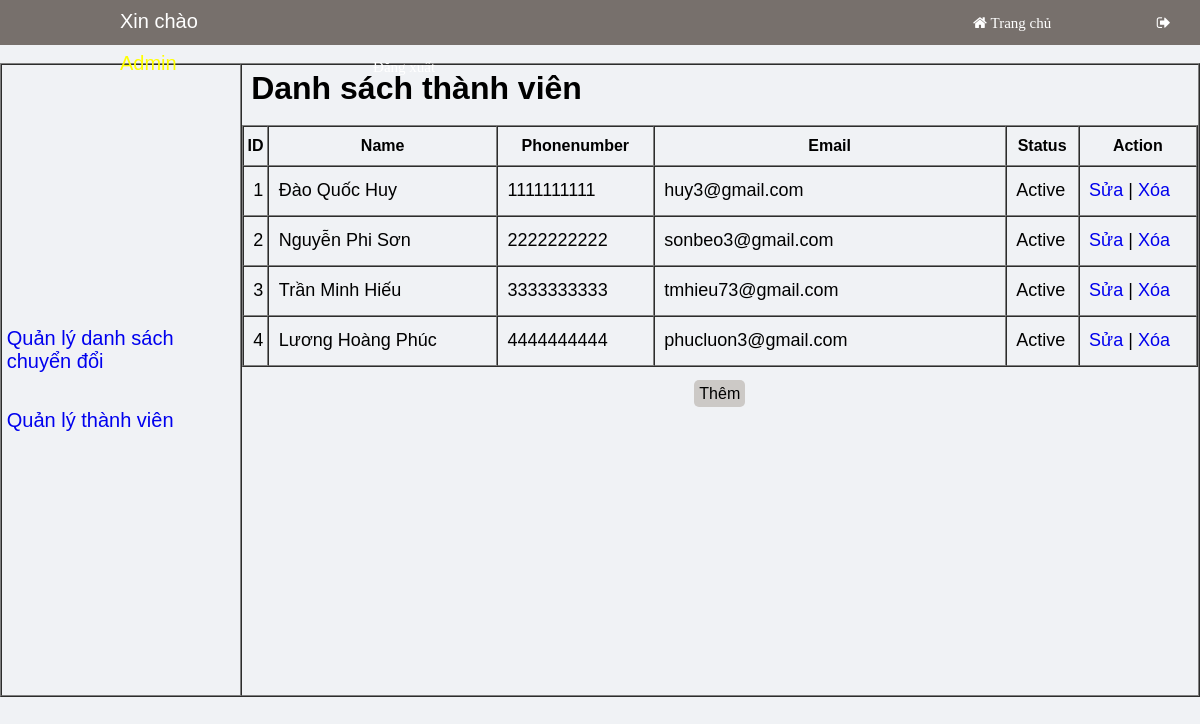
Screenshot of /admin/?option=member (signed in) with the database file from the repository.
### tables this page shows
CREATE TABLE `member` (
  `id` int(10) NOT NULL,
  `name` varchar(100) NOT NULL,
  `mobile` varchar(11) NOT NULL,
  `email` varchar(100) NOT NULL,
  `status` tinyint(1) NOT NULL DEFAULT 1
);

### admin1/member/member.php (the view, shortened to what this page needs)
<?php
	$query="select*from member";
	$result=$connect->query($query);
?>
<h1>Danh sách thành viên</h1>
<br>
<table width="100%" border="1" cellspacing="0" cellpadding="0">
	<thead class="thead">
		<tr>
			<th>ID</th>
			<th>Name</th>
			<th>Phonenumber</th>
			<th style="width: 350px;">Email</th>
			<th>Status</th>
			<th>Action</th>
		</tr>
	</thead>
	<tbody class="tbody">
		<?php foreach($result as $item):?>
			<tr>
				<td><?=$item['id']?></td>
				<td><?=$item['name']?></td>
				<td><?=$item['mobile']?></td>
				<td><?=$item['email']?></td>
				<td><?=$item['status']==1?'Active':'UnActive'?></td>
				<td><a href="?option=updatemember&id=<?=$item['id']?>">Sửa</a> | <a onclick="return confirm('Bạn có chắc chắn muốn xóa không ?');" href="?option=deletemember&id=<?=$item['id']?>">Xóa</a></td>
			</tr>
		<?php endforeach;?>
	</tbody>
</table><br>
<section class="section"><a href="?option=addmember">Thêm </a></section>

### admin1/cpanel.php (style rules this page uses)
body { background: #f0f2f5; }
* { margin: 0; padding: 0; list-style: none; text-decoration: none; }
h1 { font-family: arial; }

### admin1/member/member.php (style rules this page uses)
* { padding: 0; margin: 0; font-family: arial; }
.tbody tr td { padding-left: 1%; font-size: 18px; }
h1 { padding-top: 0.5%; margin-left: 1%; }
.thead tr { height: 40px; }
.tbody tr { height: 50px; }
.section { height: 300px; text-align: center; margin-bottom: 10px; }
.section a { background: #ccc9c6; color: #000000; text-decoration: none; padding: 5px; border-radius: 5px; }

### rows the page displays
member: id "1", name "Đào Quốc Huy", mobile "1111111111", email "huy3@gmail.com", status "Active"
member: id "2", name "Nguyễn Phi Sơn", mobile "2222222222", email "sonbeo3@gmail.com", status "Active"
member: id "3", name "Trần Minh Hiếu", mobile "3333333333", email "tmhieu73@gmail.com", status "Active"
member: id "4", name "Lương Hoàng Phúc", mobile "4444444444", email "phucluon3@gmail.com", status "Active"
